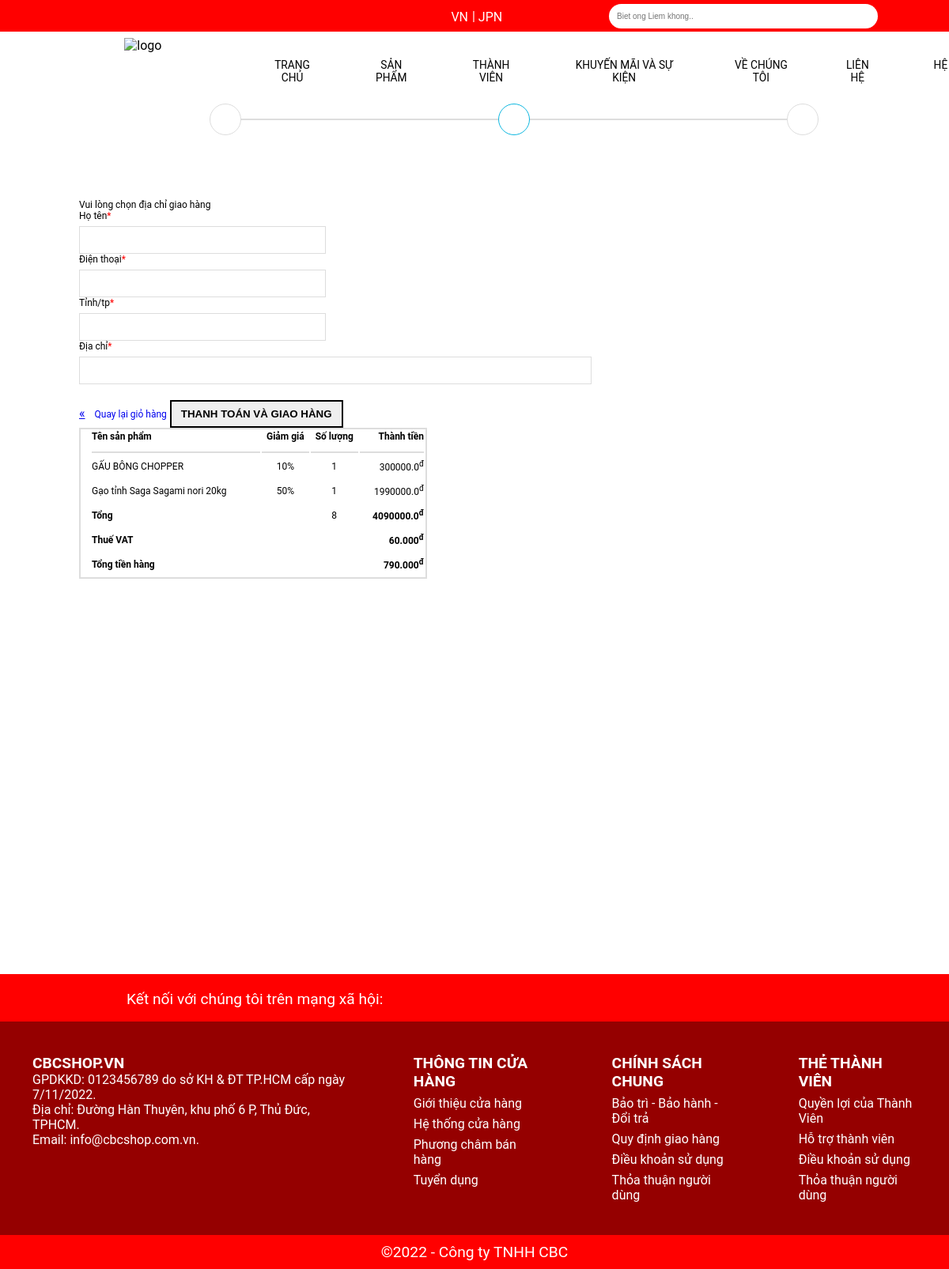
Before: /delivery/ (signed in) with the older database file.
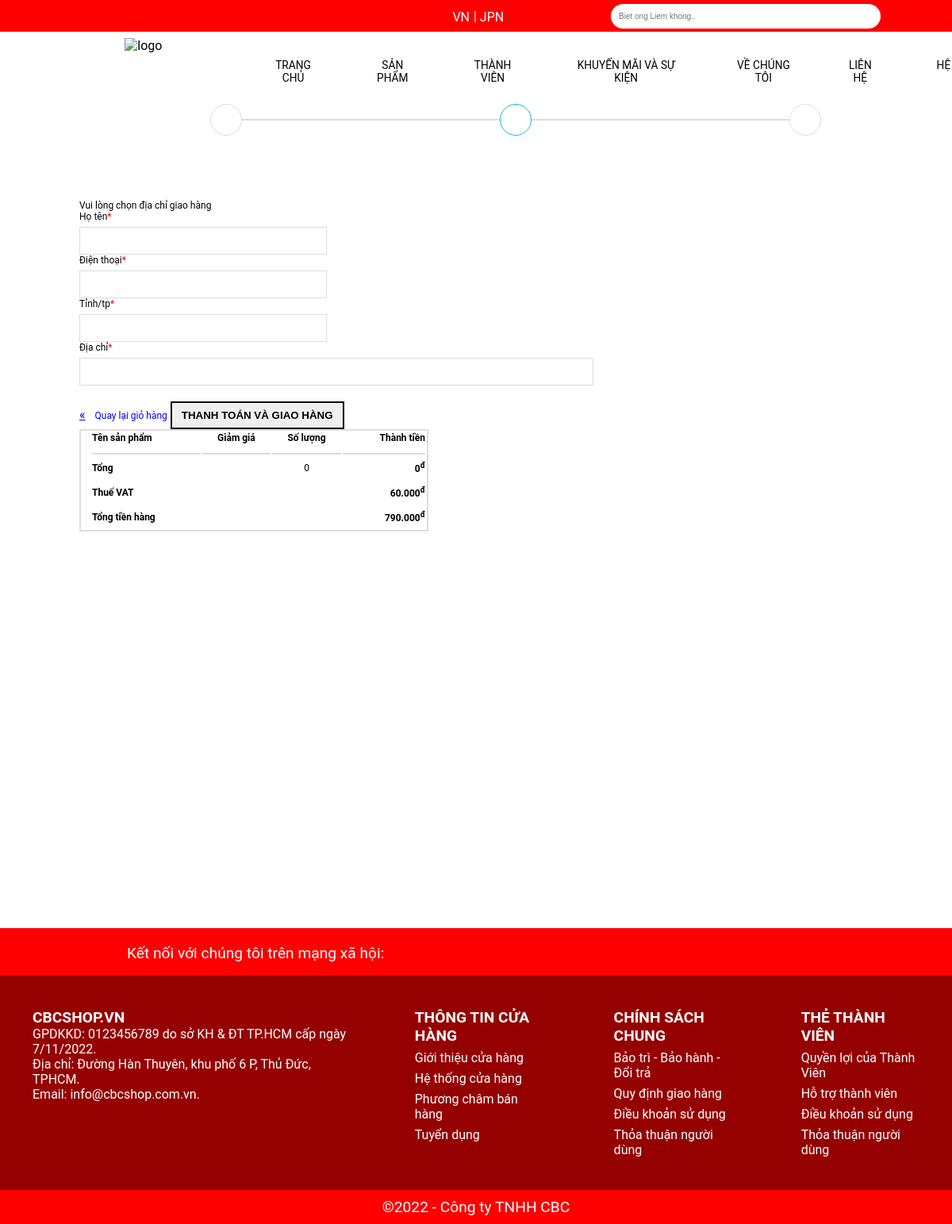
After: the same page with the newer database file.
### my_app/models.py (models this page shows, shortened)
class OrderItem(models.Model):
    product = models.ForeignKey(Product, on_delete=models.SET_NULL,blank=True,null=True)
    order = models.ForeignKey(Order, on_delete=models.SET_NULL, blank=True, null=True)
    quantity = models.IntegerField(default=0,null=True,blank=True)
    date_added = models.DateTimeField(auto_now_add=True)
    @property
    def get_total(self):
        total = self.product.price * self.quantity
        return total

class Product(models.Model):
    ID = models.IntegerField(primary_key=True)
    category = models.ManyToManyField(Category,related_name="product")
    name = models.CharField(max_length=200, null=True)
    price = models.FloatField()
    categy = models.CharField(max_length=200,null=True)
    sell = models.IntegerField()
    image = models.ImageField(null=True,blank=True)
    sale = models.IntegerField(null=True)
    star_rating = models.FloatField(default=0)  # Thêm trường star_rating

class Order(models.Model):
    customer = models.ForeignKey(User, on_delete=models.SET_NULL,blank=True,null=True)
    date_order = models.DateTimeField(auto_now_add=True)
    complete = models.BooleanField(default = False,null=True,blank=False)
    transaction_id = models.CharField(max_length=200,null=True)
    @property
    def get_cart_item(self):
        orderitems = self.orderitem_set.all()
        total = sum([item.quantity for item in orderitems])
        return total
    @property
    def get_cart_total(self):
        orderitems = self.orderitem_set.all()
        total = sum([item.get_total for item in orderitems])
        return total

### my_app/views.py (the view, shortened to what this page needs)
# urls.py: path('delivery/', views.delivery, name='delivery'),
def delivery(request):
    if request.user.is_authenticated:
        customer = request.user
        order, created = Order.objects.get_or_create(customer=customer, complete=False)
        items = order.orderitem_set.all()
        cartItems = order.get_cart_item
        user_login = "hidden"
        user_logout = "show"
        if request.user.is_staff:
            user_staff = "show"
        else:
            user_staff = "hidden"
    categories = Category.objects.filter(is_sub=False)
    context = {'items': items, 'order': order, 'user_login':user_login, 'user_logout':user_logout,"cartItems":cartItems,'user_staff':user_staff,"categories":categories}
    return render(request, 'html/delivery.html', context)

### my_app/templates/html/delivery.html (shortened to what this page needs)
{% extends 'html/base.html' %}
{% load static %}
{% block delivery_content %}
<head>
    <link rel="stylesheet" href="{% static 'assets/delivery.css' %}">
</head>
<section class="delivery-cart">
    <div class="container">
        <div class="delivery-top-wrap">
            <div class="delivery-top">
                <div class="delivery-top-delivery delivery-top-item">
                    <i class="fas fa-shopping-cart"></i>
                </div>
                <div class="delivery-top-adress delivery-top-item">
                    <i class="fas fa-map-marker-alt"></i>
                </div>
                <div class="delivery-top-payment delivery-top-item">
                    <i class="fas fa-money-check-alt"></i>
                </div>
            </div>
        </div>
    </div>
    <div class="container">
        <div class="delivery-content row">
            <div class="delivery-content-left">
                <form action="{% url 'checkout' %}" method="POST">
                    <p>Vui lòng chọn địa chỉ giao hàng</p>
                    <div class="delivery-content-left-input-top row">
                        <div class="delivery-content-left-input-top-item">
                            <label for="customerName">Họ tên<span style="color:red">*</span></label>
                            <input type="text" name="customerName" id="customerName">
                        </div>
                        <div class="delivery-content-left-input-top-item">
                            <label for="mobile">Điện thoại<span style="color:red">*</span></label>
                            <input type="text" name="mobile" id="mobile">
                        </div>
                        <div class="delivery-content-left-input-top-item">
                            <label for="city">Tỉnh/tp<span style="color:red">*</span></label>
                            <input type="text" name="city" id="city">
                        </div>
                    </div>
                    <div class="delivery-content-left-input-bottom">
                        <label for="address">Địa chỉ<span style="color:red">*</span></label>
                        <input type="text" name="address" id="address">
                    </div>
                    <div class="delivery-content-left-button row">
                        <a href="javascript:history.back()"><span>&#171;</span><p>Quay lại giỏ hàng</p></a>
                        <button type="submit" style="font-weight: bold;">THANH TOÁN VÀ GIAO HÀNG</button>
                    </div>
                </form>
            </div>
            <div class="delivery-content-right">
                <table>
                    <tr>
                        <th>Tên sản phẩm</th>
                        <th>Giảm giá</th>
                        <th>Số lượng</th>
                        <th>Thành tiền</th>
                    </tr>
                    {% for item in items %}
                    <tr>
                        <td>{{item.product.name}}</td>
                        <td>{{item.product.sale}}%</td>
                        <td>1</td>
                        <td><p>{{item.product.price}}<sup>đ</sup></p></td>
                    </tr>
                    {% endfor %}
                    <tr>
                        <td style="font-weight: bold;" colspan="2">Tổng</td>
                        <td>{{order.get_cart_item}}</td>
                        <td style="font-weight: bold;"><p>{{order.get_cart_total}}<sup>đ</sup></p></td>
                    </tr>
                    <tr>
                        <td style="font-weight: bold;" colspan="3">Thuế VAT</td>
                        <td style="font-weight: bold;"><p>60.000<sup>đ</sup></p></td>
                    </tr>
                    <tr>
                        <td style="font-weight: bold;" colspan="3">Tổng tiền hàng</td>
                        <td style="font-weight: bold;"><p>790.000<sup>đ</sup></p></td>
                    </tr>
                </table>
            </div>
        </div>
    </div>
</section>
{% endblock delivery_content %}

Changed rows visible on the page:
no longer on this page (row edited): OrderItem: product.name "GẤU BÔNG CHOPPER", product.sale "10", product.price "300000.0"
no longer on this page (row edited): OrderItem: product.name "Gạo tỉnh Saga Sagami nori 20kg", product.sale "50", product.price "1990000.0"
no longer on this page (row edited): Order: get_cart_item "8", get_cart_total "4090000.0"
added Order: get_cart_item "0", get_cart_total "0"
